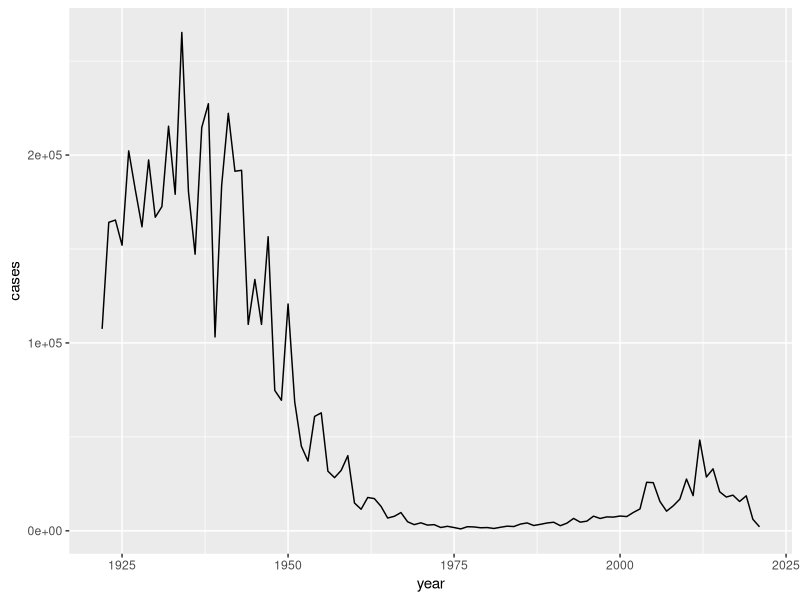
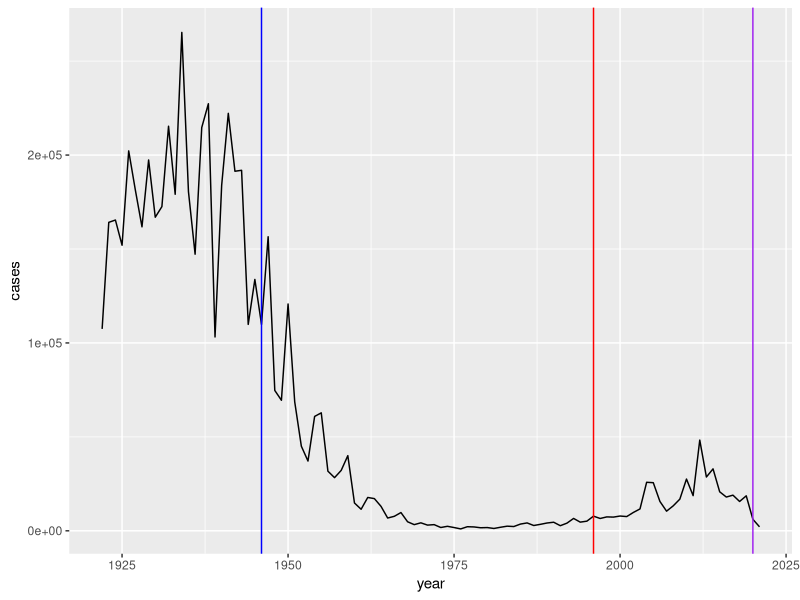

R code for these plots, in order: (Note: this script raises an error after producing the figures.)
## ---- chunk 1
cdc <- data.frame(
                                 year = c(1922L,1923L,1924L,1925L,
                                          1926L,1927L,1928L,1929L,1930L,1931L,
                                          1932L,1933L,1934L,1935L,1936L,
                                          1937L,1938L,1939L,1940L,1941L,1942L,
                                          1943L,1944L,1945L,1946L,1947L,
                                          1948L,1949L,1950L,1951L,1952L,
                                          1953L,1954L,1955L,1956L,1957L,1958L,
                                          1959L,1960L,1961L,1962L,1963L,
                                          1964L,1965L,1966L,1967L,1968L,1969L,
                                          1970L,1971L,1972L,1973L,1974L,
                                          1975L,1976L,1977L,1978L,1979L,1980L,
                                          1981L,1982L,1983L,1984L,1985L,
                                          1986L,1987L,1988L,1989L,1990L,
                                          1991L,1992L,1993L,1994L,1995L,1996L,
                                          1997L,1998L,1999L,2000L,2001L,
                                          2002L,2003L,2004L,2005L,2006L,2007L,
                                          2008L,2009L,2010L,2011L,2012L,
                                          2013L,2014L,2015L,2016L,2017L,2018L,
                                          2019L,2020L,2021L),
         cases = c(107473,164191,165418,152003,
                                          202210,181411,161799,197371,
                                          166914,172559,215343,179135,265269,
                                          180518,147237,214652,227319,103188,
                                          183866,222202,191383,191890,109873,
                                          133792,109860,156517,74715,69479,
                                          120718,68687,45030,37129,60886,
                                          62786,31732,28295,32148,40005,
                                          14809,11468,17749,17135,13005,6799,
                                          7717,9718,4810,3285,4249,3036,
                                          3287,1759,2402,1738,1010,2177,2063,
                                          1623,1730,1248,1895,2463,2276,
                                          3589,4195,2823,3450,4157,4570,
                                          2719,4083,6586,4617,5137,7796,6564,
                                          7405,7298,7867,7580,9771,11647,
                                          25827,25616,15632,10454,13278,
                                          16858,27550,18719,48277,28639,32971,
                                          20762,17972,18975,15609,18617,
                                          6124,2116)
       )
## ---- chunk 2
library(ggplot2)

ggplot(cdc, aes(year, cases)) +
  geom_line()

## ---- chunk 3
ggplot(cdc, aes(year, cases)) +
  geom_line() +
  geom_vline(xintercept = 1946, col= "blue") +
  geom_vline(xintercept = 1996, col = "red") +
  geom_vline(xintercept = 2020, col= "purple")
## ---- chunk 4
library(jsonlite)

subject <- read_json("http://cmi-pb.org/api/subject", simplifyVector = T)

head(subject)
## ---- chunk 5
table(subject$infancy_vac)
## ---- chunk 6
table(subject$biological_sex)
## ---- chunk 7
table(subject$biological_sex, subject$race)
## ---- chunk 8
subject$year_of_birth
## ---- chunk 9
library(lubridate)
## ---- chunk 10
today()
## ---- chunk 11
today() - ymd("2000-01-01")
## ---- chunk 12
time_length(today() - ymd("2002-10-11"), "years")
## ---- chunk 13
subject$age <- time_length(today() - ymd(subject$year_of_birth), "years")
## ---- chunk 14
library(dplyr)
ap <- subject %>% 
  filter(infancy_vac == "aP")

mean(ap$age)
## ---- chunk 15
wp <- subject %>% 
  filter(infancy_vac == "wP")

mean(wp$age)
## ---- chunk 16
ggplot(subject, aes(age, fill = infancy_vac)) +
  geom_histogram() +
  facet_wrap(vars(infancy_vac), nrow = 2)
## ---- chunk 17
specimen <- read_json("http://cmi-pb.org/api/specimen", simplifyVector = T)
head(specimen)
## ---- chunk 18
library(dplyr)
## ---- chunk 19
meta <- inner_join(subject, specimen)
head(meta)
## ---- chunk 20
ab_titer <- read_json("http://cmi-pb.org/api/v4/plasma_ab_titer", simplifyVector = T)

head(ab_titer)
## ---- chunk 21
abdata <- inner_join(ab_titer, meta)

head(abdata)
## ---- chunk 22
table(abdata$antigen)
## ---- chunk 23
ggplot(abdata, aes(MFI, antigen)) +
  geom_boxplot()
## ---- chunk 24
ggplot(abdata, aes(MFI, antigen, col= infancy_vac)) +
  geom_boxplot() 
  #facet_wrap(vars(infancy_vac))
## ---- chunk 25
table(abdata$dataset)
## ---- chunk 26
abdata.21 <- filter(abdata, dataset == "2021_dataset")

table(abdata.21$dataset)
## ---- chunk 27
pt.21 <- filter(abdata.21, isotype == "IgG", antigen == "PT")
## ---- chunk 28
ggplot(pt.21) +
  aes(x=planned_day_relative_to_boost, y=MFI_normalised, col=infancy_vac) +
  geom_point() 
## ---- chunk 29
ggplot(pt.21) +
  aes(x=planned_day_relative_to_boost,
        y=MFI_normalised,
        col=infancy_vac,
      group = subject_id) +
  geom_point() +
  geom_line() +
  labs(title = "2021 dataset IgG PT") +
  geom_vline(xintercept=0, linetype="dashed") +
    geom_vline(xintercept=14, linetype="dashed")
